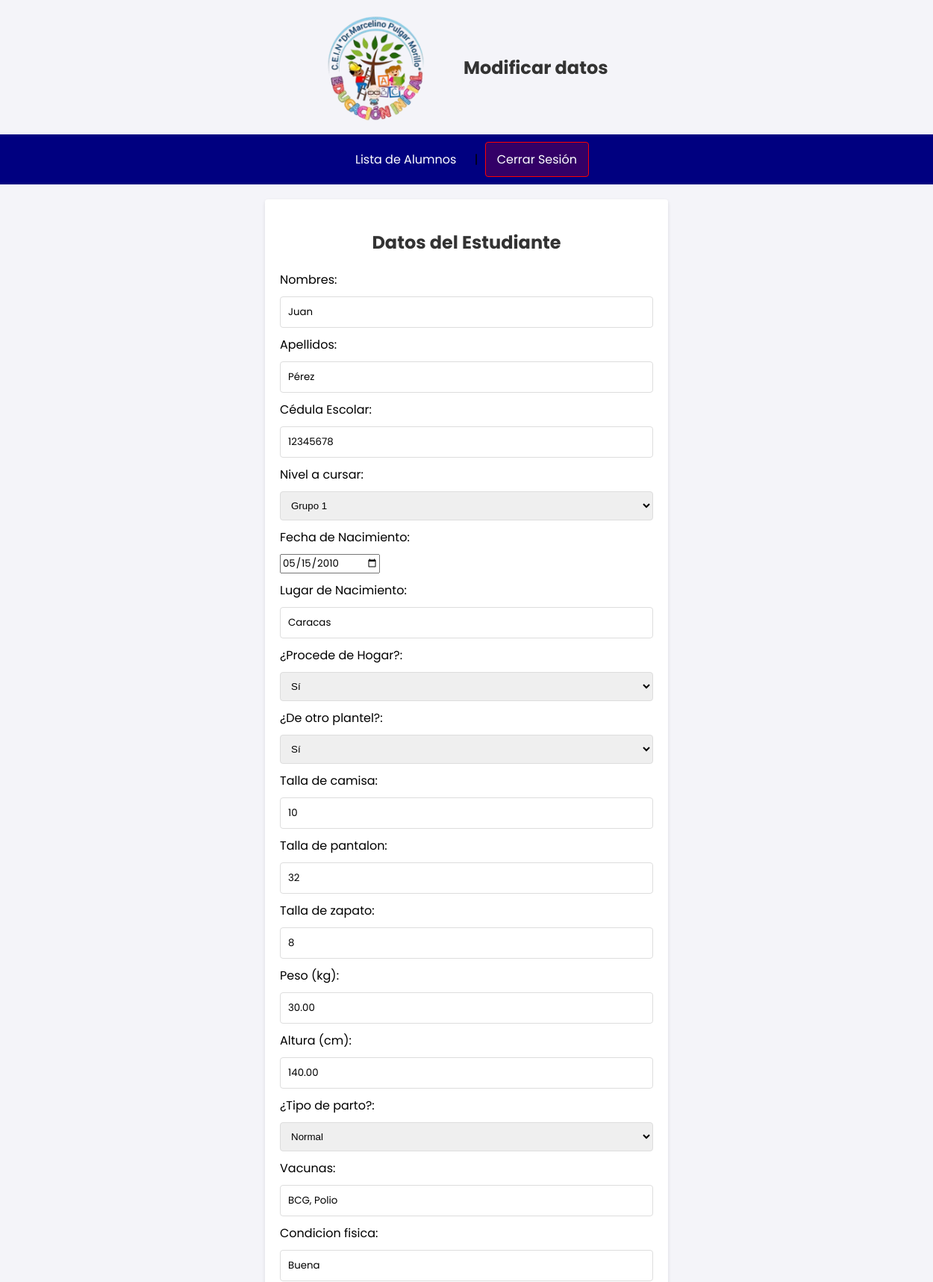
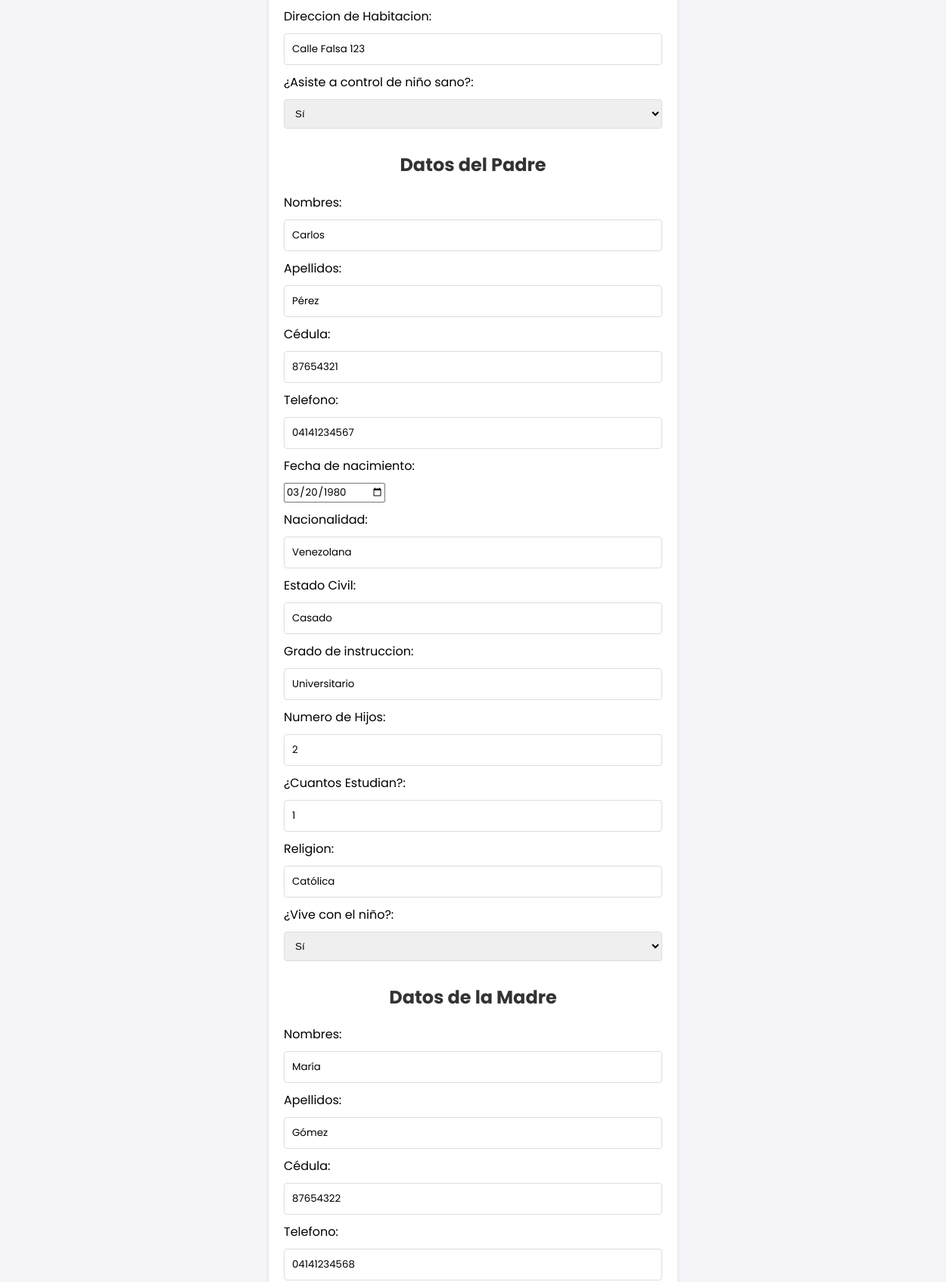
Screenshot of /modificar.php?id=2 (signed in, upper part) with the database file from the repository (2 pictures, top to bottom).
### tables this page shows
CREATE TABLE `alumnos` (
  `id` int(11) NOT NULL,
  `nombres` varchar(255) NOT NULL,
  `apellidos` varchar(255) NOT NULL,
  `foto` varchar(255) DEFAULT NULL,
  `cedula_escolar` varchar(20) NOT NULL,
  `grupo` enum('Maternal','Grupo 1','Grupo 2','Grupo 3') NOT NULL,
  `fecha_nacimiento` date DEFAULT NULL,
  `lugar_nacimiento` varchar(255) DEFAULT NULL,
  `procede_hogar` enum('si','no') DEFAULT NULL,
  `procede_plantel` enum('si','no') DEFAULT NULL,
  `talla_camisa` varchar(10) DEFAULT NULL,
  `talla_pantalon` varchar(10) DEFAULT NULL,
  `talla_zapato` varchar(10) DEFAULT NULL,
  `peso` decimal(5,2) DEFAULT NULL,
  `altura` decimal(5,2) DEFAULT NULL,
  `tipo_parto` enum('normal','cesarea') DEFAULT NULL,
  `vacunas` text DEFAULT NULL,
  `condicion_fisica` text DEFAULT NULL,
  `direccion_habitacion` text DEFAULT NULL,
  `control_ninos_sanos` enum('si','no') DEFAULT NULL
);

CREATE TABLE `padres` (
  `id` int(11) NOT NULL,
  `alumno_id` int(11) DEFAULT NULL,
  `nombres` varchar(255) NOT NULL,
  `apellidos` varchar(255) NOT NULL,
  `foto` varchar(255) DEFAULT NULL,
  `cedula` varchar(20) NOT NULL,
  `telefono` varchar(15) DEFAULT NULL,
  `fecha_nacimiento` date DEFAULT NULL,
  `nacionalidad` varchar(50) DEFAULT NULL,
  `estado_civil` varchar(50) DEFAULT NULL,
  `grado_instruccion` varchar(50) DEFAULT NULL,
  `numero_hijos` int(11) DEFAULT NULL,
  `hijos_estudian` int(11) DEFAULT NULL,
  `religion` varchar(50) DEFAULT NULL,
  `vive_con_nino` enum('si','no') DEFAULT NULL
);

CREATE TABLE `madres` (
  `id` int(11) NOT NULL,
  `alumno_id` int(11) DEFAULT NULL,
  `nombres` varchar(255) NOT NULL,
  `apellidos` varchar(255) NOT NULL,
  `foto` varchar(255) DEFAULT NULL,
  `cedula` varchar(20) NOT NULL,
  `telefono` varchar(15) DEFAULT NULL,
  `fecha_nacimiento` date DEFAULT NULL,
  `nacionalidad` varchar(50) DEFAULT NULL,
  `estado_civil` varchar(50) DEFAULT NULL,
  `grado_instruccion` varchar(50) DEFAULT NULL,
  `numero_hijos` int(11) DEFAULT NULL,
  `hijos_estudian` int(11) DEFAULT NULL,
  `religion` varchar(50) DEFAULT NULL,
  `vive_con_nino` enum('si','no') DEFAULT NULL
);

### modificar.php (the view, shortened to what this page needs)
<?php
include 'procesar_modificacion.php';
?>
<!DOCTYPE html>
<html lang="es">
<head>
    <link rel="stylesheet" href="css/estilos.css">
    <link rel="stylesheet" href="css/header.css">
</head>
<body>
    <header>
        <img style="height: 150px;" src="img/logo_marcelino.png" alt="Logo Institución">
        <h1>Modificar datos</h1>
    </header>
    <nav>
        <a href="index.php">Lista de Alumnos</a> |
        <a class="logout" href="logout.php">Cerrar Sesión</a>
    </nav>
    <form action="procesar_modificacion.php?id=<?= $alumno_id ?>" method="POST" enctype="multipart/form-data">
        <h2>Datos del Estudiante</h2>
        <label for="nombres">Nombres:</label>
        <input type="text" name="nombres" id="nombres" value="<?= $alumnos['nombres'] ?>" required>
        <label for="apellidos">Apellidos:</label>
        <input type="text" name="apellidos" id="apellidos" value="<?php echo $alumnos['apellidos'] ?>" required>
        <label for="cedula_escolar">Cédula Escolar:</label>
        <input type="text" name="cedula_escolar" id="cedula_escolar" value="<?php echo $alumnos['cedula_escolar']; ?>" required>
        <label for="grupo">Nivel a cursar:</label>
        <select name="grupo" id="grupo" required>
            <option value="Grupo 1" <?php if ($alumnos['grupo'] == 'Grupo 1') echo 'selected'; ?>>Grupo 1</option>
        </select>
        <label for="fecha_nacimiento">Fecha de Nacimiento:</label>
        <input type="date" name="fecha_nacimiento" id="fecha_nacimiento" value="<?php echo $alumnos['fecha_nacimiento']; ?>" required>
        <label for="lugar_nacimiento">Lugar de Nacimiento:</label>
        <input type="text" name="lugar_nacimiento" id="lugar_nacimiento" value="<?php echo $alumnos['lugar_nacimiento']; ?>" required>
        <label for="procede_hogar">¿Procede de Hogar?:</label>
        <select name="procede_hogar" id="procede_hogar" required>
            <option value="si" <?php if ($alumnos['procede_hogar'] == 'si') echo 'selected'; ?>>Sí</option>
        </select>
        <label for="procede_plantel">¿De otro plantel?:</label>
        <select name="procede_plantel" id="procede_plantel" required>
            <option value="si" <?php if ($alumnos['procede_plantel'] == 'si') echo 'selected'; ?>>Sí</option>
        </select>
        <label for="talla_camisa">Talla de camisa:</label>
        <input type="number" name="talla_camisa" id="talla_camisa" value="<?php echo $alumnos['talla_camisa']; ?>" required>
        <label for="talla_pantalon">Talla de pantalon:</label>
        <input type="number" name="talla_pantalon" id="talla_pantalon" value="<?php echo $alumnos['talla_pantalon']; ?>" required>
        <label for="talla_zapato">Talla de zapato:</label>
        <input type="number" name="talla_zapato" id="talla_zapato" value="<?php echo $alumnos['talla_zapato']; ?>" required>
        <label for="peso">Peso (kg):</label>
        <input type="number" name="peso" id="peso" value="<?php echo $alumnos['peso']; ?>" required>
        <label for="altura">Altura (cm):</label>
        <input type="number" name="altura" id="altura" value="<?php echo $alumnos['altura']; ?>" required>
        <label for="tipo_parto">¿Tipo de parto?:</label>
        <select name="tipo_parto" id="tipo_parto" required>
            <option value="normal" <?php if ($alumnos['tipo_parto'] == 'normal') echo 'selected'; ?>>Normal</option>
        </select>
        <label for="vacunas">Vacunas:</label>
        <input type="text" name="vacunas" id="vacunas" value="<?php echo $alumnos['vacunas']; ?>" required>
        <label for="condicion_fisica">Condicion fisica:</label>
        <input type="text" name="condicion_fisica" id="condicion_fisica" value="<?php echo $alumnos['condicion_fisica']; ?>" required>
        <label for="direccion_habitacion">Direccion de Habitacion:</label>
        <input type="text" name="direccion_habitacion" id="direccion_habitacion" value="<?php echo $alumnos['direccion_habitacion']; ?>" required>
        <label for="control_ninos_sanos">¿Asiste a control de niño sano?:</label>
        <select name="control_ninos_sanos" id="control_ninos_sanos" required>
            <option value="si" <?php if ($alumnos['control_ninos_sanos'] == 'si') echo 'selected'; ?>>Sí</option>
        </select>
        <h2>Datos del Padre</h2>
        <label for="padre_nombres">Nombres:</label>
        <input type="text" name="padre_nombres" id="padre_nombres" value="<?= $padre['nombres'] ?>" required>
        <label for="padre_apellidos">Apellidos:</label>
        <input type="text" name="padre_apellidos" id="padre_apellidos" value="<?php echo $padre['apellidos']; ?>" required>
        <label for="padre_cedula">Cédula:</label>
        <input type="text" name="padre_cedula" id="padre_cedula" value="<?php echo $padre['cedula']; ?>" required>
        <label for="padre_telefono">Telefono:</label>
        <input type="text" name="padre_telefono" id="padre_telefono" value="<?php echo $padre['telefono']; ?>" required>
        <label for="padre_fecha_nacimiento">Fecha de nacimiento:</label>
        <input type="date" name="padre_fecha_nacimiento" id="padre_fecha_nacimiento" value="<?php echo $padre['fecha_nacimiento']; ?>" required>
        <label for="padre_nacionalidad">Nacionalidad:</label>
        <input type="text" name="padre_nacionalidad" id="padre_nacionalidad" value="<?php echo $padre['nacionalidad']; ?>" required>
        <label for="padre_estado_civil">Estado Civil:</label>
        <input type="text" name="padre_estado_civil" id="padre_estado_civil" value="<?php echo $padre['estado_civil']; ?>" required>
        <label for="padre_grado_instruccion">Grado de instruccion:</label>
        <input type="text" name="padre_grado_instruccion" id="padre_grado_instruccion" value="<?php echo $padre['grado_instruccion']; ?>" required>
        <label for="padre_numero_hijos">Numero de Hijos:</label>
        <input type="text" name="padre_numero_hijos" id="padre_numero_hijos" value="<?php echo $padre['numero_hijos']; ?>" required>
        <label for="padre_hijos_estudian">¿Cuantos Estudian?:</label>
        <input type="text" name="padre_hijos_estudian" id="padre_hijos_estudian" value="<?php echo $padre['hijos_estudian']; ?>" required>
        <label for="padre_religion">Religion:</label>
        <input type="text" name="padre_religion" id="padre_religion" value="<?php echo $padre['religion']; ?>" required>
        <label for="padre_vive_nino">¿Vive con el niño?:</label>
        <select name="padre_vive_nino" id="padre_vive_nino" required>
            <option value="si" <?php if ($padre['vive_con_nino'] == 'si') echo 'selected'; ?>>Sí</option>
        </select>
        <h2>Datos de la Madre</h2>
        <label for="madre_nombres">Nombres:</label>
        <input type="text" name="madre_nombres" id="madre_nombres" value="<?php echo $madres['nombres']; ?>" required>
        <label for="madre_apellidos">Apellidos:</label>
        <input type="text" name="madre_apellidos" id="madre_apellidos" value="<?php echo $madres['apellidos']; ?>" required>
        <label for="madre_cedula">Cédula:</label>
        <input type="text" name="madre_cedula" id="madre_cedula" value="<?php echo $madres['cedula']; ?>" required>
        <label for="madre_telefono">Telefono:</label>
        <input type="text" name="madre_telefono" id="madre_telefono" value="<?php echo $madres['telefono']; ?>" required>
    </form>
</body>
</html>

### css/estilos.css (style rules this page uses)
body { font-family: 'Poppins', sans-serif; margin: 0; padding: 0; background-color: #f4f4f9; }
h1, h2 { color: #333; text-align: center; }
a { color: #333; text-decoration: none; }
input { font-family: 'Poppins', sans-serif; }
nav { background-color: navy; padding: 10px; text-align: center; }
nav a { color: #fff; padding: 10px 15px; margin: 0 5px; display: inline-block; border-radius: 4px; }
#foto, #padre_foto, #madre_foto, #representante_foto, #fecha_nacimiento, #padre_fecha_nacimiento, #madre_fecha_nacimiento, #representante_fecha_nacimiento { margin: 10px 0px; display: block; }
form { background-color: #fff; padding: 20px; max-width: 500px; margin: 20px auto; border-radius: 4px; box-shadow: 0 2px 5px rgba(0, 0, 0, 0.1); }
form input[type="text"], form input[type="number"], form input[type="email"], form select { width: 100%; padding: 10px; margin: 10px 0; border: 1px solid #ddd; border-radius: 4px; box-sizing: border-box; }

### css/header.css (style rules this page uses)
header { color: white; padding: 15px 20px; display: flex; align-items: center; justify-content: center; gap: 50px; }
header img { height: 50px; }
header h1 { font-size: 1.5em; margin: 0; }
.logout { background-color: rgba(255, 0, 0, 0.2); border: 1px red solid; }

### rows the page displays
alumnos: nombres "Juan", apellidos "Pérez", cedula_escolar "12345678", grupo "Grupo 1", fecha_nacimiento "05/15/2010", lugar_nacimiento "Caracas", procede_hogar "Sí", procede_plantel "Sí", talla_camisa "10", talla_pantalon "32", talla_zapato "8", peso "30.00", altura "140.00", tipo_parto "Normal", vacunas "BCG, Polio", condicion_fisica "Buena", direccion_habitacion "Calle Falsa 123", control_ninos_sanos "Sí"
padres: padre_nombres "Carlos", padre_apellidos "Pérez", padre_cedula "87654321", padre_telefono "04141234567", padre_fecha_nacimiento "03/20/1980", padre_nacionalidad "Venezolana", padre_estado_civil "Casado", padre_grado_instruccion "Universitario", padre_numero_hijos "2", padre_hijos_estudian "1", padre_religion "Católica", padre_vive_nino "Sí"
madres: madre_nombres "María", madre_apellidos "Gómez", madre_cedula "87654322", madre_telefono "04141234568"
